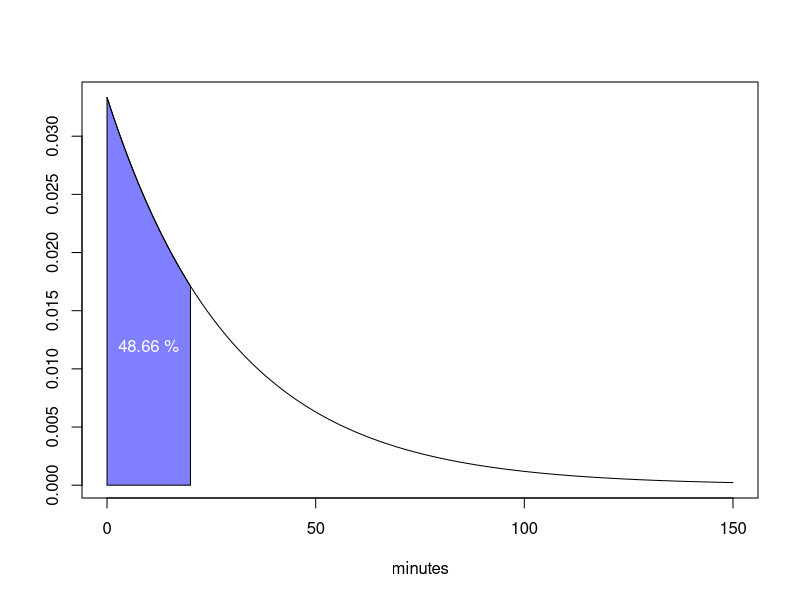
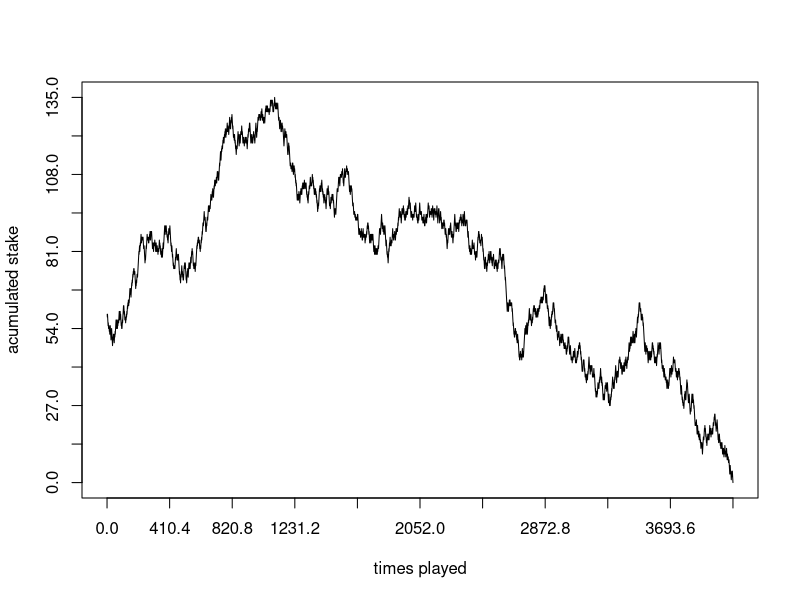
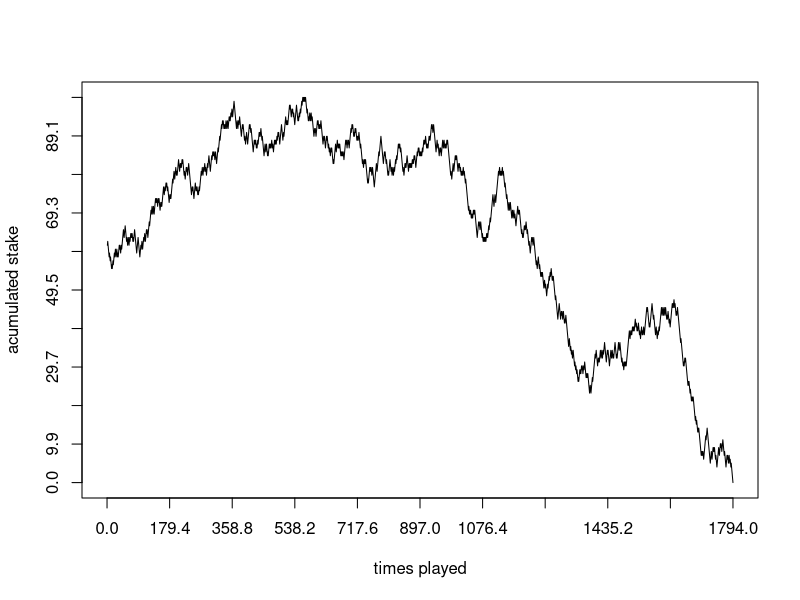
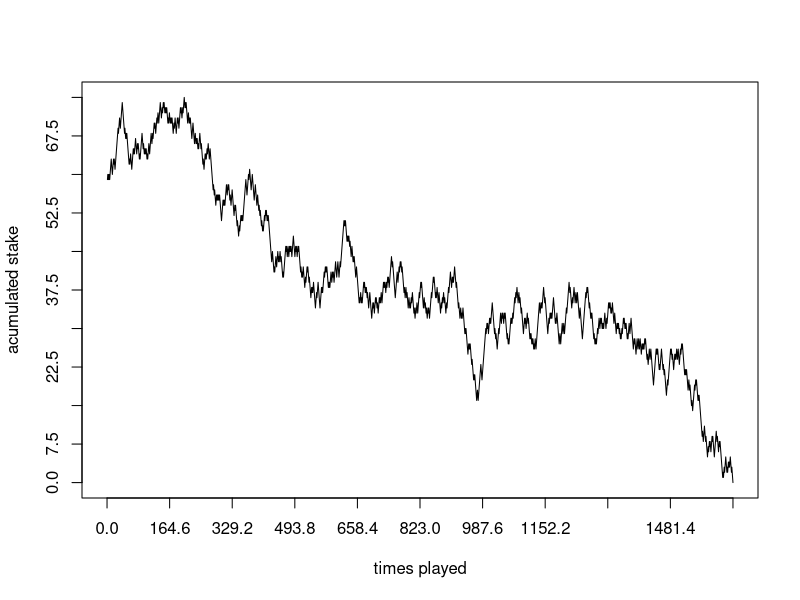
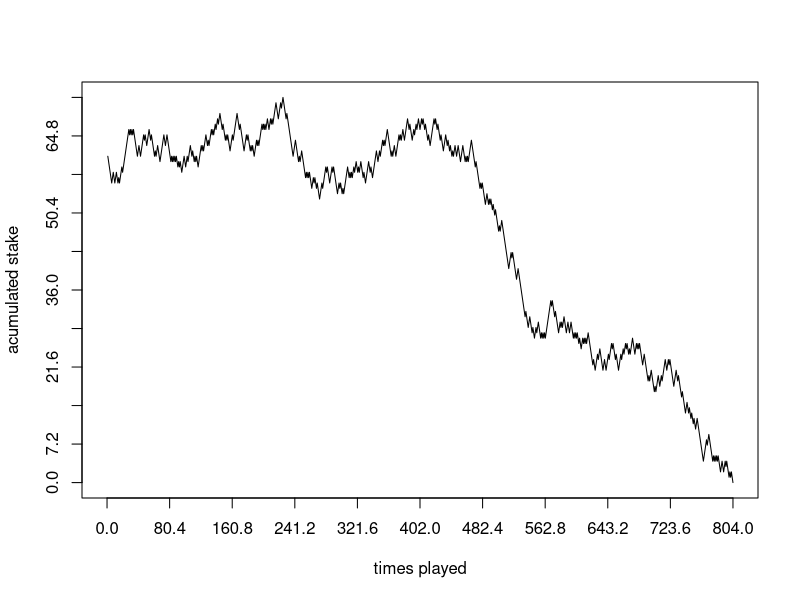
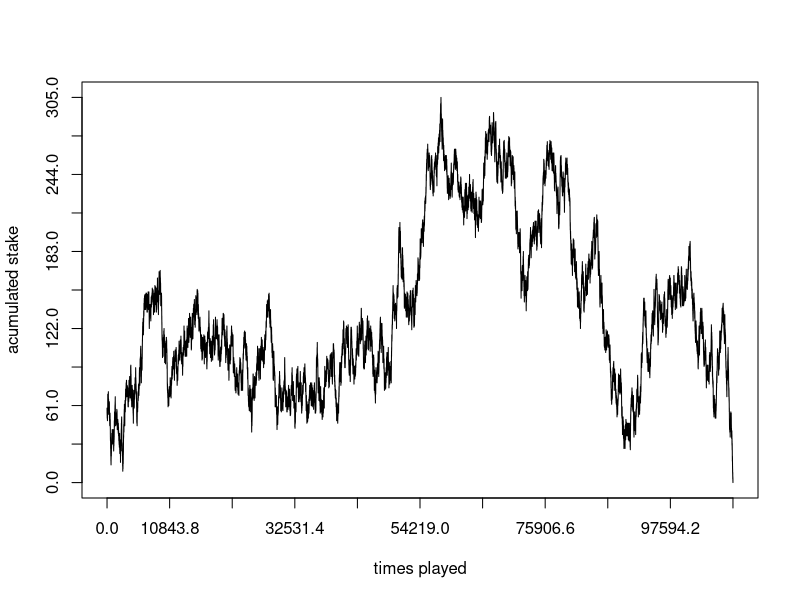
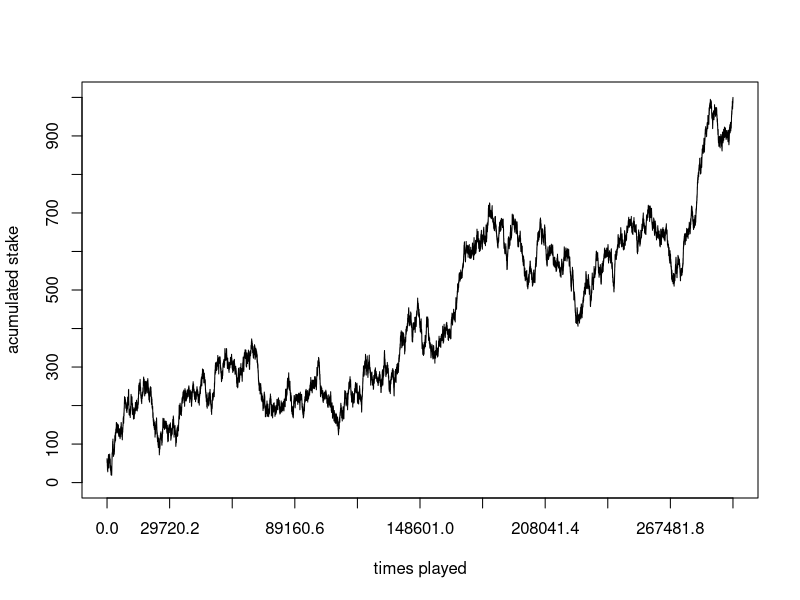
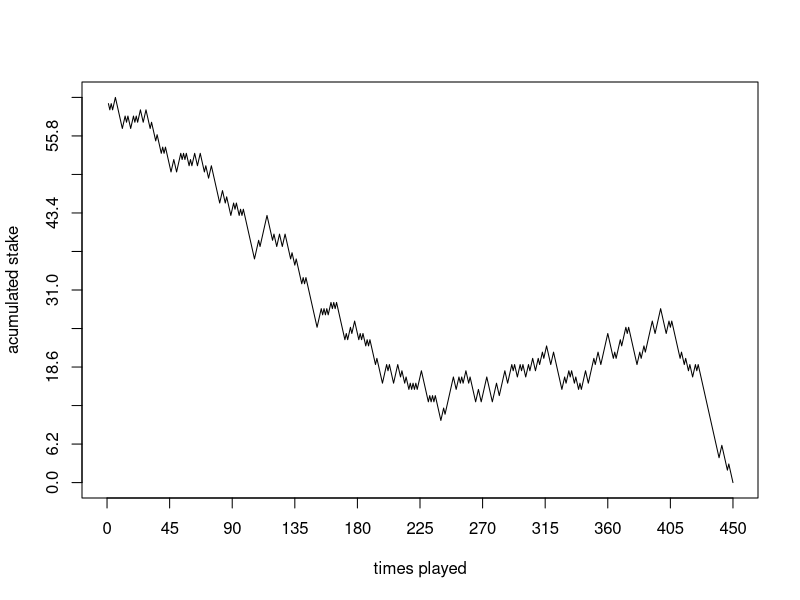

The R script that drew these images, in order:
## ---- chunk 1
knitr::opts_chunk$set(echo = TRUE)
## ---- chunk 2
flip_coins <- function(n, p) {
  flips <- integer()
  
  for (i in 1:n) {
    flips[i] <- sample(c(0, 1), 1, prob = c(1 - p, p))
  }
	
  return (flips)
}   
## ---- chunk 3
n <- 3  
p <- 1/2
trials <- 100000

res <- replicate(trials, flip_coins(n = n, p = p))
x <- apply(res, 2, sum)
prob_x_1 <- length(x[x == 1]) / trials
expectation <- mean(x)

cat("P(X=1)=", prob_x_1, "\tE(X)=", expectation)
## ---- chunk 4
n <- 3  
p <- 3/4
trials <- 100000

res <- replicate(trials, flip_coins(n = n, p = p))
x <- apply(res, 2, sum)
prob_x_1 <- length(x[x == 1]) / trials
expectation <- mean(x)

cat("P(X=1)=", prob_x_1, "\tE(X)=", expectation)
## ---- chunk 5
pick_ace_std_deck <- function() {
  # We are going to consider the 4 suits of deck but skipping the jokers.
  # Also we are taking into account the next symbology for each suit:
    # c: clubs
    # d: diamonds
    # h: hearts
    # s: spades
  # and likewise
  # a: ace
  # j: jack
  # q: queen
  # k: king
  deck <- c("a_c", "2_c", "3_c", "4_c", "5_c", "6_c", "7_c", "8_c", "9_c", "10_c", "j_c", "q_c", "k_c",
                            "a_d", "2_d", "3_d", "4_d", "5_d", "6_d", "7_d", "8_d", "9_d", "10_d", "j_d", "q_d", "k_d",
                            "a_h", "2_h", "3_h", "4_h", "5_h", "6_h", "7_h", "8_h", "9_h", "10_h", "j_h", "q_h", "k_h",
                            "a_s", "2_s", "3_s", "4_s", "5_s", "6_s", "7_s", "8_s", "9_s", "10_s", "j_s", "q_s", "k_s")
  total_cards <- length(deck)
  picked_cards <- character()
  ace <- FALSE
  i <- 1
  
  while (ace == FALSE) {
    picked_cards[i] <- sample(deck, 1, prob = rep(c(1 / total_cards), total_cards))
    if (substr(picked_cards[i], 1, 1) == "a")
      ace <- TRUE
    else
      i <- i + 1
  }
  #print(picked_cards)
  
  return(i)
}
## ---- chunk 6
trials <- 100000
res <- replicate(trials, pick_ace_std_deck())
cards_required_mean <- mean(res)
cards_required_var <- var(res)

cat("Mean=", cards_required_mean, "\tVariance=", cards_required_var)
## ---- chunk 7
n <- 1000000 # number of observations
ari_mean <- 30
rate <- 1 / ari_mean

set.seed(1)
rand_gen_exp <- rexp(n, rate)
prob_x_20 <- length(rand_gen_exp[rand_gen_exp <= 20]) / n

cat("P(X<=20) =", prob_x_20)
## ---- chunk 8
exp_area <- function(rate, lb, ub, acolor = "lightgray") {
    x <- seq(0, 150, 0.01) 
    
    if (missing(lb)) {
       lb <- min(x)
    }
    if (missing(ub)) {
        ub <- max(x)
    }

    x2 <- seq(lb, ub, length = 100)    
    plot(x, dexp(x, rate = rate), type = "n", xlab = "minutes", ylab = "")
   
    y <- dexp(x2, rate = rate)
    polygon(c(lb, x2, ub), c(0, y, 0), col = acolor)
    lines(x, dexp(x, rate = rate), type = "l")
}

# Calculate exact probability
exact_prob_x_20 <- pexp(20, rate = 1 / ari_mean)
percentage <- round(exact_prob_x_20 * 100, 2)

# Plotting the distribution
exp_area(rate, lb = 0, ub = 20, acolor = rgb(0, 0, 1, alpha = 0.5))
text(10, 0.012, paste(as.character(percentage) ,"%"), col = "white", cex = 1)
## ---- chunk 9
# gamblersruin.R
# Example 1.11

# gamble(k, n, p)
  #   k: Gambler's initial state
  #   n: Gambler plays until either $n or Ruin
  #   p: Probability of winning $1 at each play
  #   Function returns 1 if gambler is eventually ruined
  #                    returns 0 if gambler eventually wins $n
  
gamble <- function(k, n, p, goal) {
  
	stake <- k
	stake_historic <- integer()
	reach_goal <- FALSE
	i <- 1
	
	while (stake > 0 & stake < n) {
		bet <- sample(c(-1, 1), 1, prob = c(1 - p, p))
		stake <- stake + bet
		stake_historic[i] <- stake 
		if (stake == 100)
		  reach_goal = TRUE
		i <- i + 1
	}
	
	times_played <- length(stake_historic)
  max_stake <- max(stake_historic)
  cat("\n\nTimes played: ", times_played, "\tMaximum acumulated stake: ", max_stake)
  plot(stake_historic, xlab="times played", ylab= "acumulated stake", cex=1, type="l", xlim=c(0, times_played), ylim=c(0, max_stake), lty="solid", xaxp=c(0, times_played, 10), yaxp=c(0, max_stake, 10))
	
	if (stake == 0) 
	   return(list(1, reach_goal)) 
	else 
	  return(list(0, reach_goal))
}   

k <- 60
n <-  1000 # Let's assign a big number to represent that the rival has so much money 
p <- 0.50
goal <- 100
trials <- 10

res <- replicate(trials, gamble(k, n, p, goal))
res_reach_goal <- res[2, res[1,] == 1 & res[2,] == TRUE]
prob_reach_goal <- length(res_reach_goal) / trials

cat("The probability of reaching the goal of $", goal, "before lossing everything is", prob_reach_goal, ", with p =", p)
## ---- chunk 10
k <- 60
n <-  1000 # Let's assign a big number to represent that the rival has so much money 
p <- 0.51
goal <- 100
trials <- 10

res <- replicate(trials, gamble(k, n, p, goal))
res_reach_goal <- res[2, res[1,] == 1 & res[2,] == TRUE]
prob_reach_goal <- length(res_reach_goal) / trials

cat("\n\n\nThe probability of reaching the goal of $", goal, "before lossing everything is", prob_reach_goal, ", with p =", p)
## ---- chunk 11
 # SIR model
 # SIR(S0, I0, p)
   # S0 : Initial susceptible population
   # I0 : Initial infected population
   # p  : Probability of getting infected

SIR<- function(S0, I0, p){
  
  S0_aux <- S0
  I0_aux <- I0
  
  r1 <- list()
  X <- list()
  Y <- list()
  W <- list()
  i <- 1
  
  while (S0 > 0){
    C <- rbinom(S0, I0, p)
    I1 <- length(C[C > 0]) 
    S0 <- S0 - I1
    I0 <- I0 + I1
    X[i] <- S0
    Y[i] <- I0
    W[i] <- I1
    i <- i + 1
  }
  
  r1<- list()
  r1[[1]]<- X
  r1[[2]]<- Y
  r1[[3]]<- W
  
  W_aux <- unlist(W)
  time_limit <- length(W_aux)
  infected_limit <- max(W_aux)
  title <- paste("Susceptible: ", S0_aux, ",    Infected: ", I0_aux, ",    Prob: ", p)
  plot(W_aux, xlab="Time (t)", ylab= "Infected number", 
       cex=1, type="o", xlim=c(0, time_limit), ylim=c(0, infected_limit), lty="solid",
       xaxp=c(0, time_limit, time_limit), yaxp=c(0, infected_limit, 10),
       main = title)
  
  return(r1)  
}
## ---- chunk 12
S0_vector <- c(1000, 10000, 100000)
I0_vector <- c(3, 30, 300)
p_vector <- c(0.0001)

for (i in 1:length(S0_vector)) {
  for (j in 1:length(I0_vector)) {
    for (k in 1:length(p_vector)) {
      SIR(S0_vector[i], I0_vector[j], p_vector[k])
    }
  }
}
## ---- chunk 13
n <- 1000000
a <- 0
b <- 3

set.seed(1)
rand_lambda <- runif(n, min = a, max = b)
accidents <- rpois(n, rand_lambda)

hist(accidents, breaks = 18, freq = FALSE)

accidents_mean <- mean(accidents)
accidents_var <- var(accidents)

cat("Mean=", accidents_mean, "\tVariance=", accidents_var)
